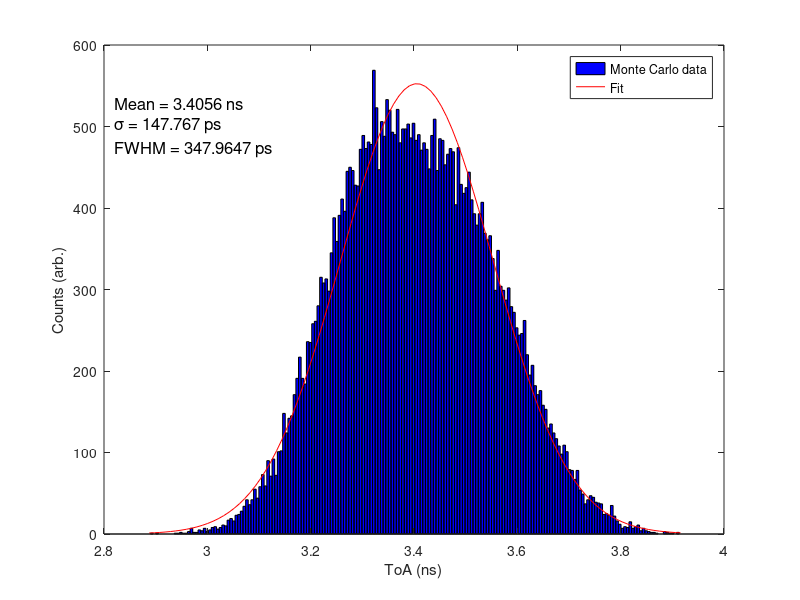

The MATLAB script that drew this image: (Note: this script raises an error after producing the figure.)
clear all;
close all;
clc;
format long;
mu=[3.5426 3.3406 3.2675 3.4693];
sigma=[0.109 0.095 0.097 0.107];
ch1=normrnd(mu(1),sigma(1),[1 1e4]);
ch2=normrnd(mu(2),sigma(2),[1 1e4]);
ch3=normrnd(mu(3),sigma(3),[1 1e4]);
ch4=normrnd(mu(4),sigma(4),[1 1e4]);
histfit([ch1,ch2,ch3,ch4]);
pd2=fitdist([ch1,ch2,ch3,ch4]','Normal');
mu2=pd2.mu;
sigma2=pd2.sigma*1e3;%in ps
FWHM=sigma2*2*sqrt(2*log(2));
xlim([2.8 4]);
xlabel('ToA (ns)');
ylabel('Counts (arb.)');
l1=legend('Monte Carlo data','Fit');
txt = {['Mean = ' num2str(mu2) ' ns'] , ['\sigma = ' num2str(sigma2) ' ps'], ['FWHM = ' num2str(FWHM) ' ps']};
text(2.82,500,txt,'FontSize',12);
l1.FontSize=12;
set(gca,'FontSize',12);
